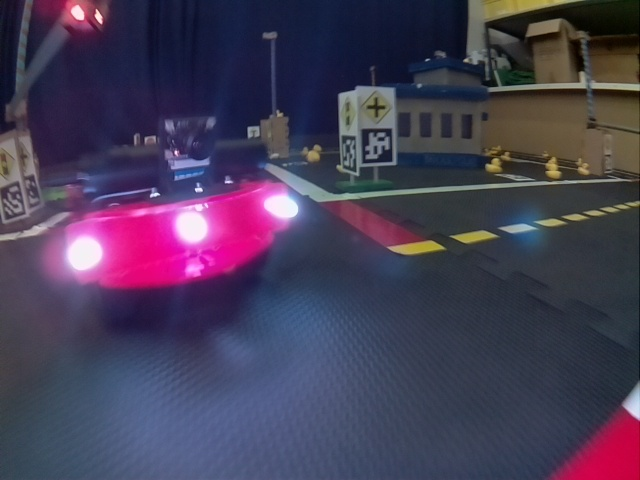
#> input picture packages/braitenberg/src/test_img/test_color.jpg, 640 x 480 px; its folder holds 3 pictures in this run
$ python test.py
#> lines starting #> are read from the running program, lines starting #| are printed output that depends on the picture; long printed decimals are rounded
#!/usr/bin/env python

import os
import pwd
import sys
import cv2
import numpy as np

from pprint import pprint

class Test:

    def __init__(self):
        self.mode = 'color'

    def run(self):
        script = os.path.realpath(__file__)
        dir = os.path.dirname(script)

        raw_img_path = os.path.join(dir, 'test_img', 'test_'+self.mode+'.jpg')

        raw_img = cv2.imread(raw_img_path)
#> raw_img is the input picture: shape (480, 640, 3); mean B, G, R 86.4, 61.7, 70.8

        # takes raw cv2 bgr image
        # returns observations_left and observations_right
        # observations_left describe features which lead the robot to turn left
        # observations_left describe features which lead the robot to turn right

        total_intensity = raw_img[:,:,0].sum()+raw_img[:,:,1].sum()+raw_img[:,:,2].sum()
#> total_intensity = 67251736
        avg_spectral_intensity = total_intensity/3
#> avg_spectral_intensity = 22417245.3
        avg_spectral_intensity_third = avg_spectral_intensity/3
#> avg_spectral_intensity_third = 7472415.1

        h = raw_img.shape[0]
#> h = 480
        w = raw_img.shape[1]
#> w = 640
        print(avg_spectral_intensity/h/w)
#| 72.973

        if self.mode == 'brightness':
            gray_img = cv2.cvtColor(raw_img, cv2.COLOR_BGR2GRAY)
            left_img = self.get_img_sector(gray_img, 'left')
            middle_img = self.get_img_sector(gray_img, 'middle')
            right_img = self.get_img_sector(gray_img, 'right')
            observation_left = left_img.sum()
            observation_middle = middle_img.sum()
            observation_right = right_img.sum()
        elif self.mode == 'color':
            left_img = self.get_img_sector(raw_img, 'left')
#> in get_img_sector, `sector_img = img[:, 0:w1-1:1]`:
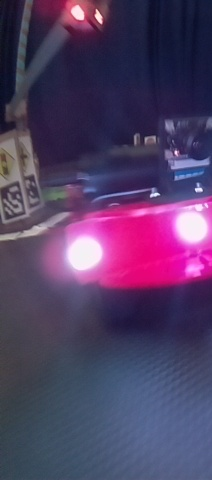
#> sector_img: shape (480, 212, 3); mean B, G, R 100.4, 63, 82.6
            middle_img = self.get_img_sector(raw_img, 'middle')
#> call 2 of get_img_sector, with sector = 'middle'
#> in get_img_sector (call 2), `sector_img = img[:, w1:w2-1:1]`:
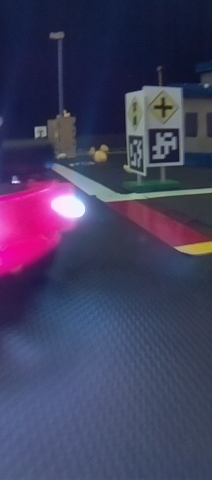
#> sector_img: shape (480, 212, 3); mean B, G, R 94.6, 63.2, 66.5
            right_img = self.get_img_sector(raw_img, 'right')
#> call 3 of get_img_sector, with sector = 'right'
#> in get_img_sector (call 3), `sector_img = img[:, w2:w-1:1]`:
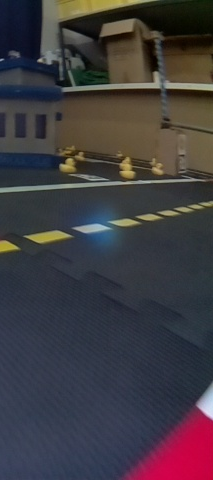
#> sector_img: shape (480, 213, 3); mean B, G, R 64.3, 59.2, 63.5

            left_green = left_img[:,:,1].sum()
#> left_green = 6410596
            left_red = left_img[:,:,2].sum()
#> left_red = 8404523
            middle_green = middle_img[:,:,1].sum()
#> middle_green = 6427024
            middle_red = middle_img[:,:,2].sum()
#> middle_red = 6769557
            right_green = right_img[:,:,1].sum()
#> right_green = 6051053
            right_red = right_img[:,:,2].sum()
#> right_red = 6493203

            observation_left = (left_green-left_red)/avg_spectral_intensity_third
#> observation_left = 2.47e+12
            observation_middle = (middle_green-middle_red)/avg_spectral_intensity_third
#> observation_middle = 2.47e+12
            observation_right = (right_green-right_red)/avg_spectral_intensity_third
#> observation_right = 2.47e+12

        else:
            print("unknown observation mode: "+str(self.mode))
            observation_left = 0
            observation_right = 0

        observation_delta = observation_left-observation_right
#> observation_delta = -0.208
        observation_sum = observation_left+observation_middle+observation_right
#> observation_sum = 7.41e+12
        observation_delta_normalized = observation_delta/observation_sum
#> observation_delta_normalized = -2.81e-14
        observation_middle_normalized = observation_middle/observation_sum
#> observation_middle_normalized = 0.333

        # option 1
        speed_l = (observation_middle + observation_left)/observation_sum
#> speed_l = 0.667
        speed_r = (observation_middle + observation_right)/observation_sum
#> speed_r = 0.667

        # option 2
        # neutral_speed = 1
        # speed_l = neutral_speed*observation_middle_normalized + 1*observation_delta_normalized
        # speed_r = neutral_speed*observation_middle_normalized - 1*observation_delta_normalized

        print("observation_left: "+str(observation_left))
#| observation_left: 2468645518137.5244
        print("observation_middle: "+str(observation_middle))
#| observation_middle: 2468645518137.7456
        print("observation_right: "+str(observation_right))
#| observation_right: 2468645518137.7324
        print("observation_left_normalized: "+str(observation_left/observation_sum))
#| observation_left_normalized: 0.3333
        print("observation_middle_normalized: "+str(observation_middle_normalized))
#| observation_middle_normalized: 0.3333
        print("observation_right_normalized: "+str(observation_right/observation_sum))
#| observation_right_normalized: 0.3333
        print("observation_delta_normalized: "+str(observation_delta_normalized))
#| observation_delta_normalized: -2.808663171385848e-14

        print("speed_left: "+str(speed_l))
#| speed_left: 0.6667
        print("speed_right: "+str(speed_r))
#| speed_right: 0.6667

    def get_img_sector(self, img, sector):
        h = img.shape[0]
        w = img.shape[1]
        # separation between first and second third
        w1 = int(np.floor(w/3.0))
        # separation between second and third third
        w2 = int(np.floor(2*w/3.0))

        if sector == 'left':
            sector_img = img[:, 0:w1-1:1]
        elif sector == 'right':
            sector_img = img[:, w2:w-1:1]
        else:
            # middle image
            sector_img = img[:, w1:w2-1:1]

        return sector_img


if __name__ == '__main__':
    # create the node
    test = Test()
    # run node
    test.run()
